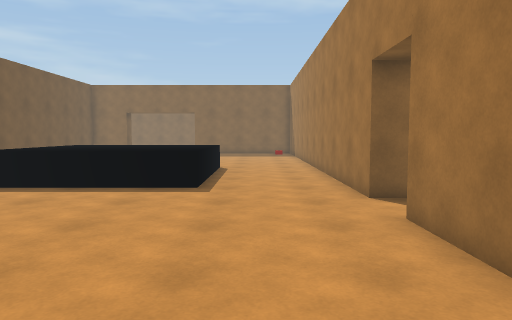
view 1 (above)

15 first-person views from a walk through a 3-D level made in the Unity game engine. The camera is 1.4 m above the floor, tilts 4° down and sees 70° across. Doors are open. The floor is counted in squares, 1 m on a side. Each view is taken from the middle of a square. On the plan, view 1 faces up. The plan holds only what a view shows up to about 16 squares ahead; the rest is blank. The place goes on beyond the plan. The player character is not drawn. Some animated figures are left out.

view 2
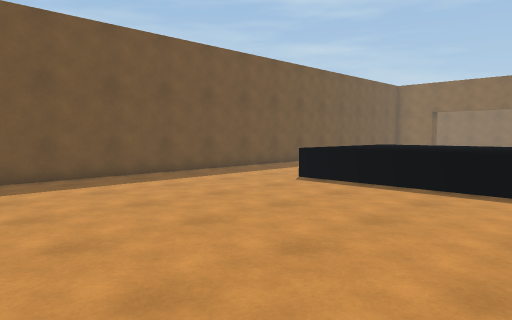

view 3
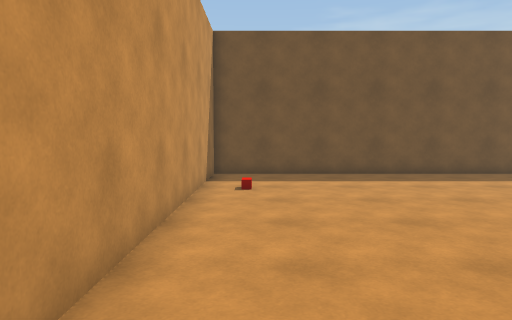

view 4
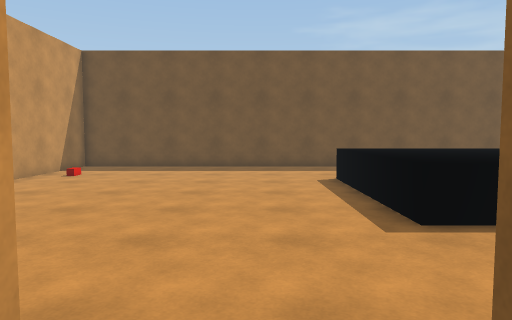

view 5
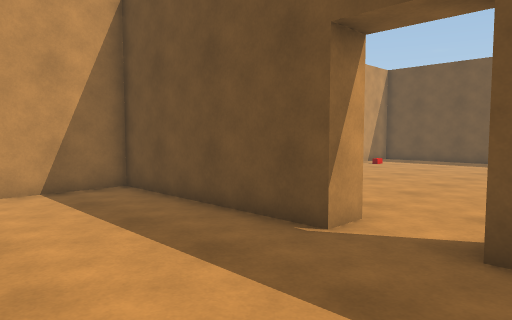

view 6
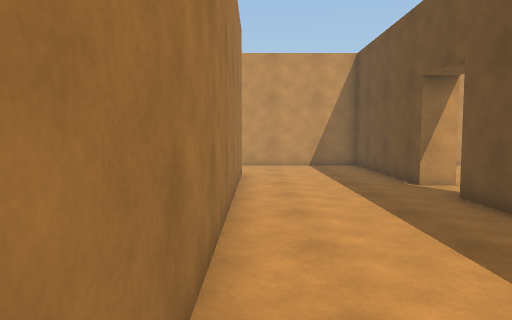

view 7
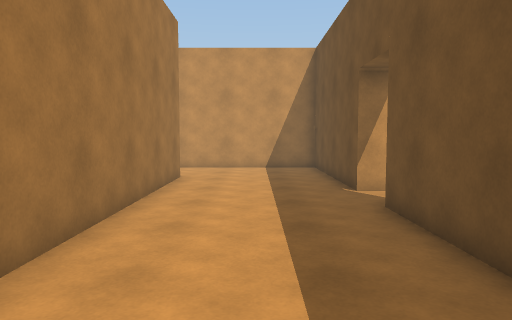

view 8
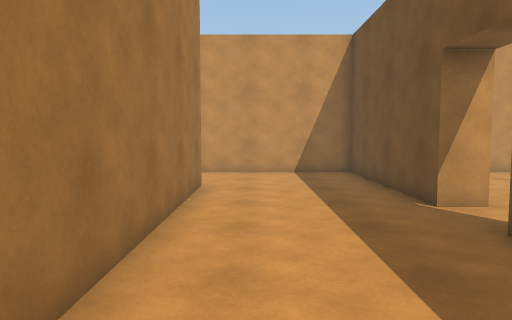

view 9
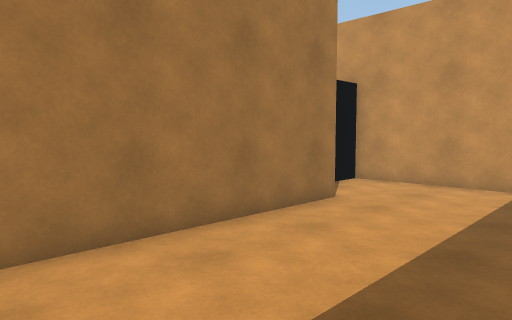

view 10
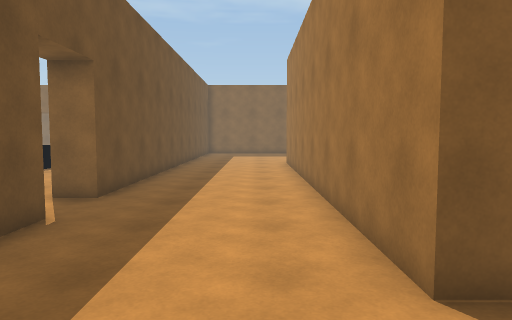

view 11
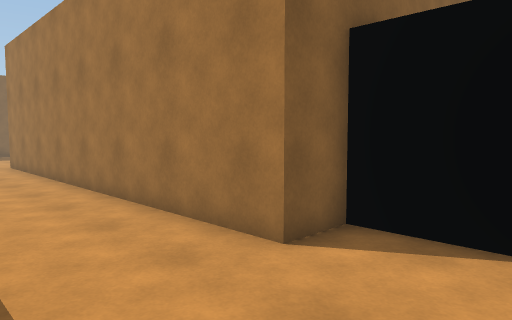

view 12
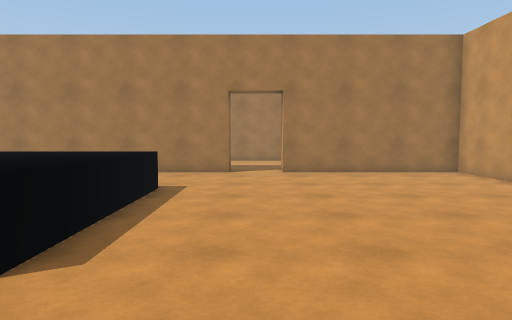

view 13
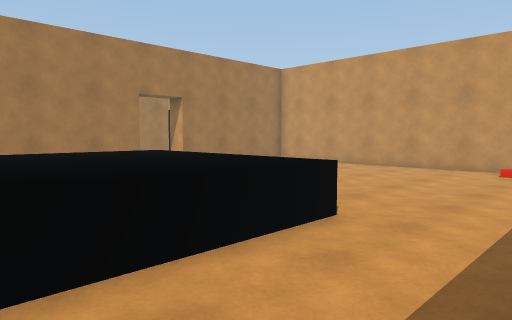

view 14
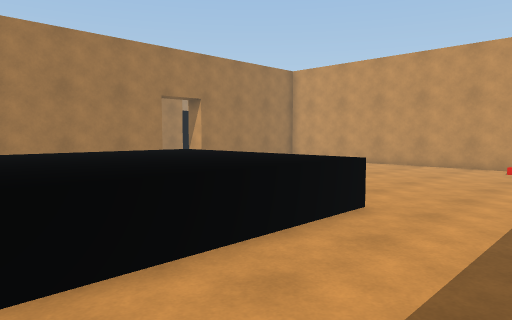

view 15
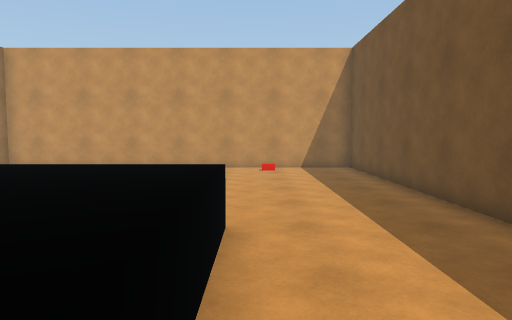

### Floor plan
Key: @ floor where view 1 was taken; # wall or solid block; . floor; D open door; ^ raised ledge; B black block.
Columns run from 12 left of view 1 to 10 right of it. Each row starts with its distance up from view 1.
 16 #.         ....#.....#
 15 #. ..^^^^^^....#.....#
 14 # ...^^^^^^....#.....#
 13 # ...^^^^^^....#.....#
 12 # ...^^^^^^....#.....#
 11 #....^^^^^^....#.....#
 10 #....^^^^^^....#.....#
  9 #..............#.....#
  8 #..............D.....#
  7 #..............D.....#
  6 #..............D.....#
  5 #..............#.....#
  4 #..............#.....#
  3 #..............#.....##
  2 #..............#......B
  1 #..............#......B
  0 #...........@..#......B
 -1 #######################

Where each view was taken, in squares from view 1:
view 1: 0 up, 0 right, facing up
view 2: 0 up, 0 right, facing up-left
view 3: 1 up, 1 right, facing left
view 4: 7 up, 4 right, facing left
view 5: 9 up, 8 right, facing down-left
view 6: 16 up, 8 right, facing down
view 7: 15 up, 6 right, facing down
view 8: 13 up, 7 right, facing down
view 9: 10 up, 4 right, facing down-right
view 10: 0 up, 7 right, facing up
view 11: 0 up, 5 right, facing up-right
view 12: 7 up, 11 left, facing right
view 13: 15 up, 11 left, facing down-right
view 14: 16 up, 11 left, facing down-right
view 15: 15 up, 8 left, facing down
